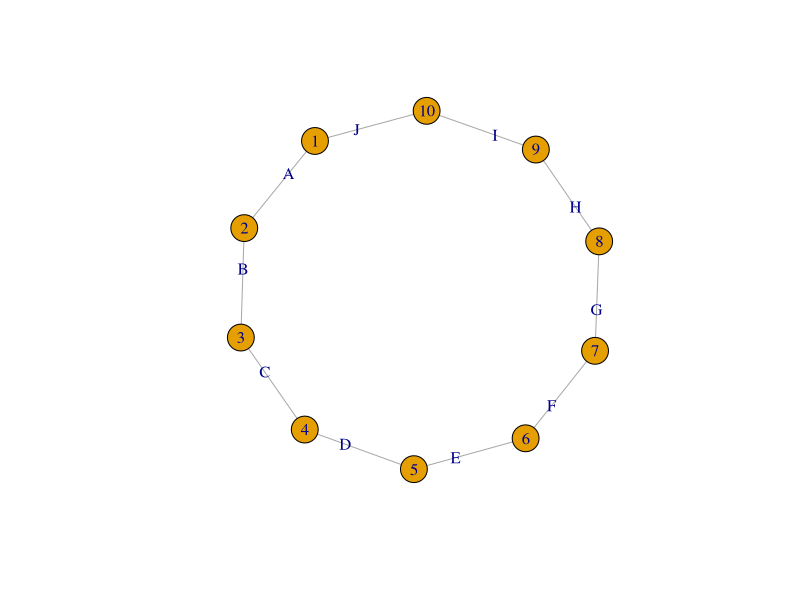

Reproduce this figure in R.
library(igraph)


### Name: set_edge_attr
### Title: Set edge attributes
### Aliases: set_edge_attr set.edge.attribute

### ** Examples

g <- make_ring(10) %>%
  set_edge_attr("label", value = LETTERS[1:10])
g
plot(g)
